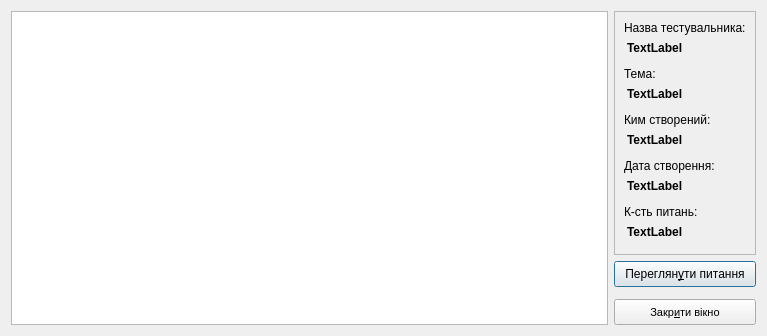
<?xml version="1.0" encoding="UTF-8"?>
<ui version="4.0">
 <class>QuestionaryInfo</class>
 <widget class="QDialog" name="QuestionaryInfo">
  <property name="geometry">
   <rect>
    <x>0</x>
    <y>0</y>
    <width>767</width>
    <height>336</height>
   </rect>
  </property>
  <property name="minimumSize">
   <size>
    <width>600</width>
    <height>0</height>
   </size>
  </property>
  <property name="maximumSize">
   <size>
    <width>1920</width>
    <height>1080</height>
   </size>
  </property>
  <property name="windowTitle">
   <string>Інформація про запитальник</string>
  </property>
  <layout class="QGridLayout" name="gridLayout_2">
   <item row="0" column="0">
    <widget class="QTableWidget" name="tableWidget">
     <property name="editTriggers">
      <set>QAbstractItemView::NoEditTriggers</set>
     </property>
     <property name="alternatingRowColors">
      <bool>true</bool>
     </property>
     <property name="selectionMode">
      <enum>QAbstractItemView::SingleSelection</enum>
     </property>
     <property name="selectionBehavior">
      <enum>QAbstractItemView::SelectRows</enum>
     </property>
     <attribute name="horizontalHeaderDefaultSectionSize">
      <number>112</number>
     </attribute>
     <attribute name="horizontalHeaderMinimumSectionSize">
      <number>60</number>
     </attribute>
    </widget>
   </item>
   <item row="0" column="1">
    <layout class="QVBoxLayout" name="verticalLayout">
     <item>
      <widget class="QFrame" name="frame">
       <property name="frameShape">
        <enum>QFrame::StyledPanel</enum>
       </property>
       <property name="frameShadow">
        <enum>QFrame::Sunken</enum>
       </property>
       <layout class="QGridLayout" name="gridLayout">
        <item row="0" column="0">
         <widget class="QLabel" name="label">
          <property name="font">
           <font>
            <pointsize>9</pointsize>
           </font>
          </property>
          <property name="text">
           <string>Назва тестувальника:</string>
          </property>
         </widget>
        </item>
        <item row="1" column="0">
         <widget class="QLabel" name="name">
          <property name="maximumSize">
           <size>
            <width>123</width>
            <height>16777215</height>
           </size>
          </property>
          <property name="font">
           <font>
            <pointsize>9</pointsize>
            <weight>75</weight>
            <bold>true</bold>
           </font>
          </property>
          <property name="styleSheet">
           <string notr="true">margin-bottom: 6;</string>
          </property>
          <property name="text">
           <string>TextLabel</string>
          </property>
          <property name="wordWrap">
           <bool>true</bool>
          </property>
         </widget>
        </item>
        <item row="2" column="0">
         <widget class="QLabel" name="label_2">
          <property name="font">
           <font>
            <pointsize>9</pointsize>
           </font>
          </property>
          <property name="text">
           <string>Тема:</string>
          </property>
         </widget>
        </item>
        <item row="3" column="0">
         <widget class="QLabel" name="theme">
          <property name="maximumSize">
           <size>
            <width>123</width>
            <height>16777215</height>
           </size>
          </property>
          <property name="font">
           <font>
            <pointsize>9</pointsize>
            <weight>75</weight>
            <bold>true</bold>
           </font>
          </property>
          <property name="styleSheet">
           <string notr="true">margin-bottom: 6;</string>
          </property>
          <property name="text">
           <string>TextLabel</string>
          </property>
          <property name="wordWrap">
           <bool>true</bool>
          </property>
         </widget>
        </item>
        <item row="4" column="0">
         <widget class="QLabel" name="label_3">
          <property name="font">
           <font>
            <pointsize>9</pointsize>
           </font>
          </property>
          <property name="text">
           <string>Ким створений:</string>
          </property>
         </widget>
        </item>
        <item row="5" column="0">
         <widget class="QLabel" name="creator">
          <property name="maximumSize">
           <size>
            <width>123</width>
            <height>16777215</height>
           </size>
          </property>
          <property name="font">
           <font>
            <pointsize>9</pointsize>
            <weight>75</weight>
            <bold>true</bold>
           </font>
          </property>
          <property name="styleSheet">
           <string notr="true">margin-bottom: 6;</string>
          </property>
          <property name="text">
           <string>TextLabel</string>
          </property>
          <property name="wordWrap">
           <bool>true</bool>
          </property>
         </widget>
        </item>
        <item row="6" column="0">
         <widget class="QLabel" name="label_4">
          <property name="font">
           <font>
            <pointsize>9</pointsize>
           </font>
          </property>
          <property name="text">
           <string>Дата створення:</string>
          </property>
         </widget>
        </item>
        <item row="7" column="0">
         <widget class="QLabel" name="date">
          <property name="maximumSize">
           <size>
            <width>123</width>
            <height>16777215</height>
           </size>
          </property>
          <property name="font">
           <font>
            <pointsize>9</pointsize>
            <weight>75</weight>
            <bold>true</bold>
           </font>
          </property>
          <property name="styleSheet">
           <string notr="true">margin-bottom: 6;</string>
          </property>
          <property name="text">
           <string>TextLabel</string>
          </property>
          <property name="wordWrap">
           <bool>true</bool>
          </property>
         </widget>
        </item>
        <item row="8" column="0">
         <widget class="QLabel" name="label_5">
          <property name="font">
           <font>
            <pointsize>9</pointsize>
           </font>
          </property>
          <property name="text">
           <string>К-сть питань:</string>
          </property>
         </widget>
        </item>
        <item row="9" column="0">
         <widget class="QLabel" name="qCount">
          <property name="maximumSize">
           <size>
            <width>123</width>
            <height>16777215</height>
           </size>
          </property>
          <property name="font">
           <font>
            <pointsize>9</pointsize>
            <weight>75</weight>
            <bold>true</bold>
           </font>
          </property>
          <property name="styleSheet">
           <string notr="true">margin-bottom: 6;</string>
          </property>
          <property name="text">
           <string>TextLabel</string>
          </property>
          <property name="wordWrap">
           <bool>true</bool>
          </property>
         </widget>
        </item>
       </layout>
       <zorder>qCount</zorder>
       <zorder>label_5</zorder>
       <zorder>label_2</zorder>
       <zorder>label_4</zorder>
       <zorder>theme</zorder>
       <zorder>creator</zorder>
       <zorder>label_3</zorder>
       <zorder>label</zorder>
       <zorder>date</zorder>
       <zorder>name</zorder>
      </widget>
     </item>
     <item>
      <widget class="QPushButton" name="infoButton">
       <property name="minimumSize">
        <size>
         <width>0</width>
         <height>26</height>
        </size>
       </property>
       <property name="text">
        <string>Переглян&amp;ути питання</string>
       </property>
      </widget>
     </item>
     <item>
      <spacer name="verticalSpacer">
       <property name="orientation">
        <enum>Qt::Vertical</enum>
       </property>
       <property name="sizeHint" stdset="0">
        <size>
         <width>20</width>
         <height>40</height>
        </size>
       </property>
      </spacer>
     </item>
     <item>
      <widget class="QPushButton" name="closeButton">
       <property name="minimumSize">
        <size>
         <width>0</width>
         <height>26</height>
        </size>
       </property>
       <property name="font">
        <font>
         <pointsize>8</pointsize>
        </font>
       </property>
       <property name="text">
        <string>Закр&amp;ити вікно</string>
       </property>
      </widget>
     </item>
    </layout>
   </item>
  </layout>
 </widget>
 <resources/>
 <connections/>
</ui>
